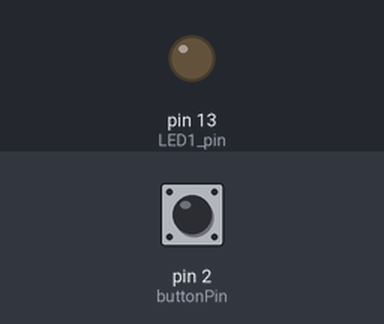
Recording of a sketch running on a simulated Arduino Uno, built with avr-gcc and run on an emulated ATmega328P. Shown: output pins drawn as LEDs (lit = HIGH). The inputs (shaded band) are chosen by the test bench; at power-on: pin 2 (buttonPin) LOW.

Above: at 1.2 s.
1.3 s: pin 2 (buttonPin) pulled HIGH for 3.2 s
At 3.0 s:
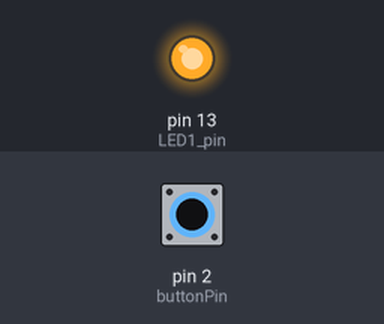
Timing chart, 0 to 6.0 s (numbered marks = the images above; inputs shaded):
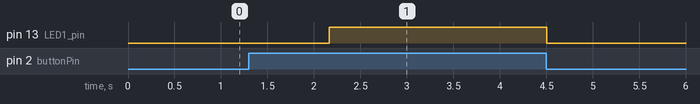

The sketch:

class2_dbnc_C.ino
```cpp
unsigned long button_dbnc_tmr; // button_dbnc_tmr is incremented every 100ms = 0.1s
//<---- Define new timer here

void timers(void);
/* timers()
	we started this program under the assumption that we will hide (or pretend to
	hide) the details of the implementation of timers. Here we just count on the
	fact that just by adding button_dbnc_tmr++ in the right location, it will increment
	every 100 ms. How? At this point, do not worry! next week you will :)
*/
const int LED1_pin = 13;
const int buttonPin = 2;

void setup()
{  // initialize the digital pin as an output.
	pinMode(LED1_pin, OUTPUT);
	pinMode(buttonPin, INPUT);
}
void loop()
{
    timers();
	if(digitalRead(buttonPin) == 1)
	{  // 10 times 0.100 s( 100ms) = 1 second
		if(button_dbnc_tmr >= 10) // [0,1,2,3,4,5,6,7,8,9] -> 10 times 100 ms (ten iterations of 100ms = 1 sec)
			digitalWrite(LED1_pin, HIGH);
	}
	else
	{
		digitalWrite(LED1_pin, LOW);
		button_dbnc_tmr = 0;		// clear timer (RESETTING THE TIMER TO ZERO)
	}
}
/*
	Opposite to what happened in the previous version of this program, here the
	length of loop time will not have any repercussion on the time of the debounce.
	The loop time will have to go beyond a 1ms average before the performance of this program is affected.
*/
void timers(void)
{
	static unsigned long ms_runtime = 0;
	static int one_ms_timer = 0;
	if(millis() > ms_runtime)
	{
		ms_runtime = ms_runtime + 1;
		one_ms_timer++;
	}
	else if( ms_runtime > millis())
		ms_runtime = millis();

	if(one_ms_timer > 99) // one_ms_tmr .. 0,1,2,3,4,5....99,0
	{//come in here every 100 ms
		button_dbnc_tmr++;
		//<---- Add new timer here
		one_ms_timer = 0;
	}
}
```

Measured:
- after the input at 1.3 s, pin 13 (LED1_pin): LOW → HIGH after 0.86 s, → LOW 2.3 s later
